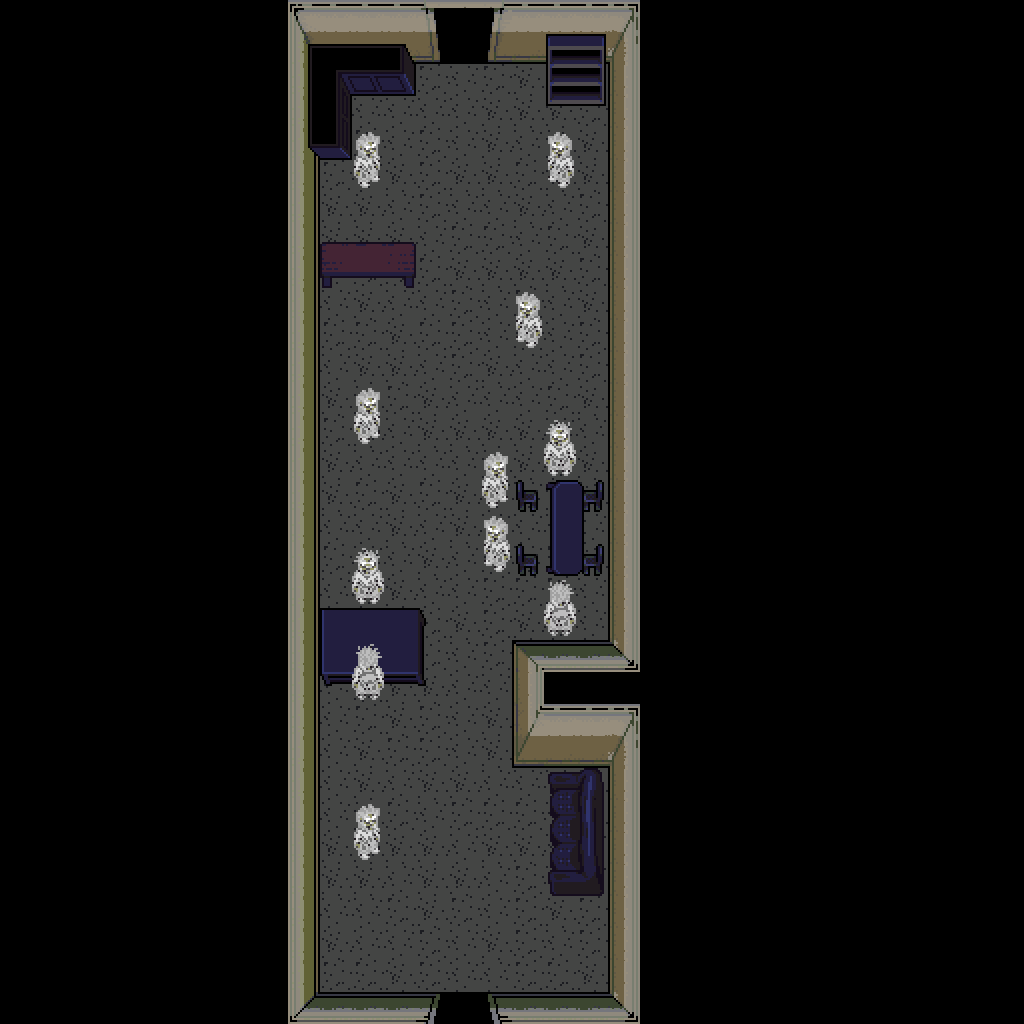

Tiled map render using the project's own tile images. Description and the map definition, with tile-layer contents summarised, below:
An orthogonal 32x32 tile map with 32x32 px tiles, 3 tile layers (tiles, th, th2), 3 tilesets and 33 objects (mapl_liftom, clos_museum, w).

<map version="1.10" tiledversion="1.11.2" orientation="orthogonal" renderorder="left-up" width="32" height="32" tilewidth="32" tileheight="32" infinite="0" nextlayerid="7" nextobjectid="47">
 <tileset firstgid="1" source="apap.tsx" />
 <tileset firstgid="129" source="Enemy_ob.tsx" />
 <tileset firstgid="137" source="Appartment_B.tsx" />
 <layer id="1" name="tiles" width="32" height="32">
  <data>[1024 cells, 349 non-empty, 26 distinct tile ids]</data>
 </layer>
 <layer id="2" name="th" width="32" height="32">
  <data>[1024 cells, 68 non-empty, 54 distinct tile ids]</data>
 </layer>
 <layer id="5" name="th2" width="32" height="32">
  <data>[1024 cells, 8 non-empty, 8 distinct tile ids]</data>
 </layer>
 <objectgroup id="3" name="coll">
  <object id="1" x="304.5" y="1003.25" width="316.5" height="11.5" />
  <object id="2" x="620.25" y="42.75" width="10.5" height="942.75" />
  <object id="3" x="327" y="39.25" width="274.25" height="12.25" />
  <object id="4" x="301.75" y="41" width="8" height="942.75" />
  <object id="9" x="362" y="812.667" width="13.3333" height="44" />
  <object id="18" x="365.333" y="141.333" width="8.66667" height="32" />
  <object id="19" x="559.333" y="149.333" width="9.33333" height="32" />
  <object id="20" x="564.667" y="785.333" width="35.3333" height="88.6667" />
  <object id="21" x="524.667" y="748" width="76" height="8.66667" />
  <object id="22" x="526" y="656.667" width="10" height="66.6667" />
  <object id="23" x="557.333" y="655.333" width="46" height="3.33333" />
  <object id="24" x="524.667" y="300.667" width="8" height="36" />
  <object id="25" x="558" y="429.333" width="8" height="37.3333" />
  <object id="26" x="492" y="467.333" width="6.66667" height="32" />
  <object id="27" x="494" y="529.333" width="6.66667" height="30" />
  <object id="28" x="366" y="402" width="6" height="28" />
  <object id="29" x="558" y="590" width="11.3333" height="38" />
  <object id="30" x="332.667" y="243.333" width="76" height="39.3333" />
  <object id="31" x="558" y="58.6667" width="42" height="49.3333" />
  <object id="32" x="333.333" y="70" width="8" height="70" />
  <object id="33" x="360" y="76" width="45.3333" height="10.6667" />
  <object id="34" x="524.667" y="559.333" width="8.66667" height="5.33333" />
  <object id="35" x="525.333" y="494.667" width="10" height="8" />
  <object id="36" x="562" y="492" width="10" height="72" />
  <object id="37" x="590" y="496" width="7.33333" height="4.66667" />
  <object id="38" x="588" y="557.333" width="11.3333" height="5.33333" />
  <object id="39" x="361.333" y="680" width="13.3333" height="8.66667" />
  <object id="40" x="327.333" y="660" width="83.3333" height="8.66667" />
  <object id="41" x="331.333" y="622.667" width="80.6667" height="9.33333" />
  <object id="42" x="367.333" y="562" width="6.66667" height="30.6667" />
 </objectgroup>
 <objectgroup id="4" name="trigg">
  <object id="5" name="mapl_liftom" x="452.333" y="965.333" width="20.3333" height="19.3333" />
  <object id="6" name="clos_museum" x="454.667" y="70.3333" width="19.6667" height="18" />
 </objectgroup>
 <objectgroup id="6" name="enem">
  <object id="45" name="w" x="455.333" y="746.667" width="34.6667" height="15.3333" />
 </objectgroup>
</map>